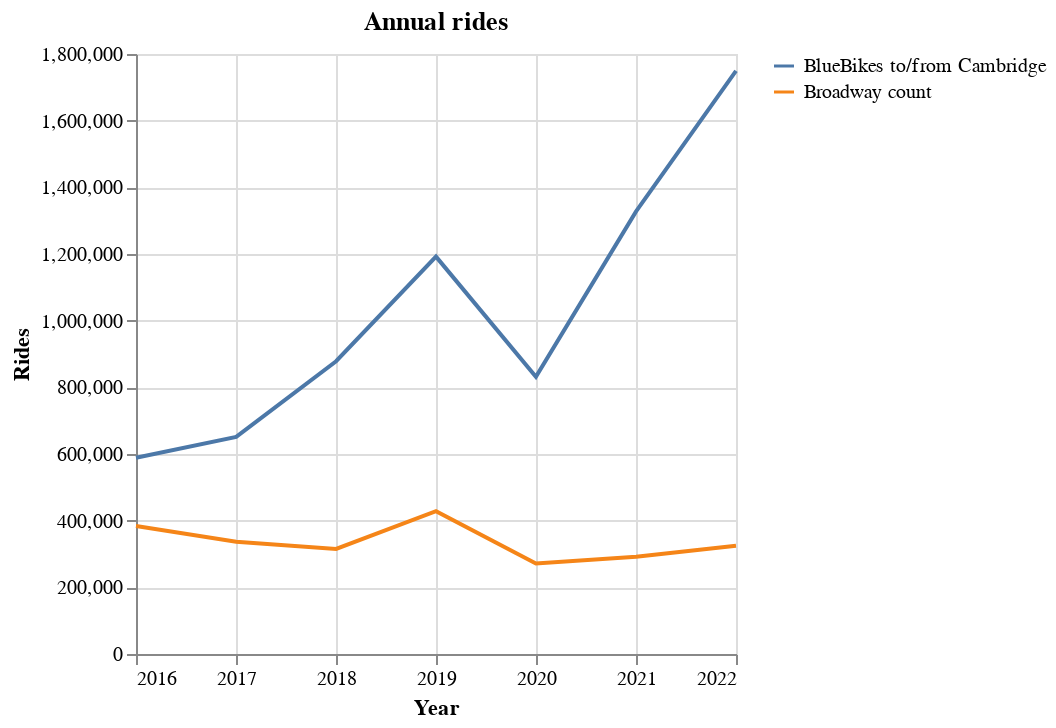

The cell this chart's notebook holds for it:
### Code cell
broadway_yearly = broadway.groupby(pl.col("Date").dt.year()).agg(pl.col("Total").sum().alias("Broadway count")).sort("Date")
display(broadway_yearly)
bluebikes_plus_broadway = yearly.rename({"count": "BlueBikes to/from Cambridge"}).filter(pl.col("starttime").dt.year() < 2023).rename({"starttime": "Year"}).with_columns(broadway_yearly.get_column("Broadway count"))
bluebikes_plus_broadway
alt = altair
altair.Chart(bluebikes_plus_broadway.filter(pl.col("Year") >= 2016).to_pandas()).mark_line().encode(
    x=alt.X("Year"),
    y=alt.Y(altair.repeat('layer'), type="quantitative").title("Rides"),
    color=altair.ColorDatum(altair.repeat('layer'))
).repeat(layer=["BlueBikes to/from Cambridge", "Broadway count"]).properties(title="Annual rides")

### Figure 1 — Vega-Lite specification as saved in the notebook (floating-point values rounded to 4 significant figures)
{"config": {"view": {"continuousWidth": 300, "continuousHeight": 300}}, "repeat": {"layer": ["BlueBikes to/from Cambridge", "Broadway count"]}, "spec": {"data": {"name": "data-de412bbf41c38da327ebbf25f6c52f94"}, "mark": {"type": "line"}, "encoding": {"color": {"datum": {"repeat": "layer"}}, "x": {"field": "Year", "type": "temporal"}, "y": {"field": {"repeat": "layer"}, "title": "Rides", "type": "quantitative"}}}, "title": "Annual rides", "$schema": "https://vega.github.io/schema/vega-lite/v5.6.1.json", "datasets": {"data-de412bbf41c38da327ebbf25f6c52f94": [{"Year": "2016-01-01T00:00:00", "BlueBikes to/from Cambridge": 588701, "Broadway count": 383844}, {"Year": "2017-01-01T00:00:00", "BlueBikes to/from Cambridge": 651458, "Broadway count": 336919}, {"Year": "2018-01-01T00:00:00", "BlueBikes to/from Cambridge": 878302, "Broadway count": 315111}, {"Year": "2019-01-01T00:00:00", "BlueBikes to/from Cambridge": 1192178, "Broadway count": 428411}, {"Year": "2020-01-01T00:00:00", "BlueBikes to/from Cambridge": 831471, "Broadway count": 271296}, {"Year": "2021-01-01T00:00:00", "BlueBikes to/from Cambridge": 1327930, "Broadway count": 292089}, {"Year": "2022-01-01T00:00:00", "BlueBikes to/from Cambridge": 1749436, "Broadway count": 324530}]}}
